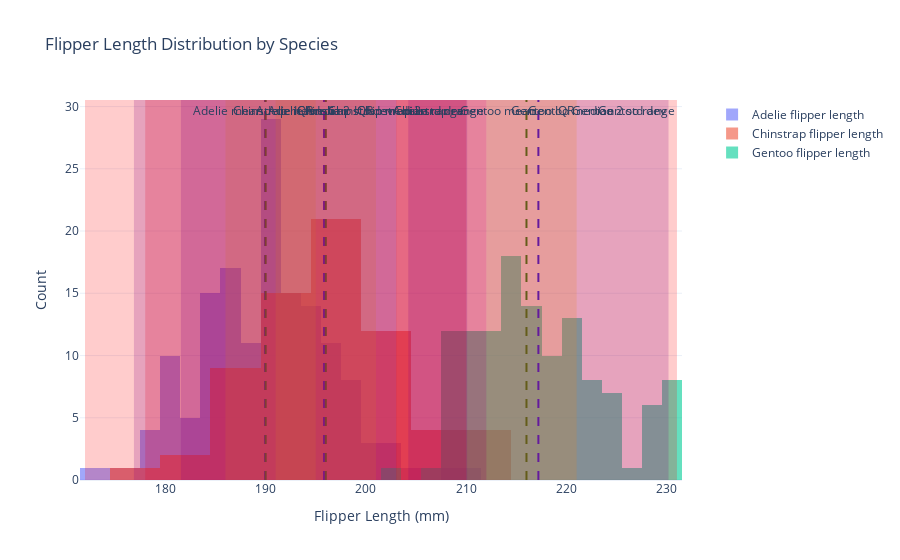

The notebook cell this image was saved under:
### Code cell
# Add two standard deviations rectangle for each species
for species in species_list:
    species_data = penguins[penguins['species'] == species]['flipper_length_mm']
    mean = species_data.mean()
    std_dev = species_data.std()
    
    fig.add_vrect(x0=mean - 2 * std_dev, x1=mean + 2 * std_dev, fillcolor='purple', opacity=0.2, line_width=0, annotation_text=f"{species} 2 std dev")

fig.show()

### Figure 1 — Plotly figure (JSON) as saved in the notebook; plotly's stock layout.template omitted (floating-point values rounded to 4 significant figures; data arrays with more than 128 entries replaced by an {"elided": "..."} marker saying what was removed)
{"data": [{"name": "Adelie flipper length", "opacity": 0.6, "type": "histogram", "x": {"elided": "151 int values"}}, {"name": "Chinstrap flipper length", "opacity": 0.6, "type": "histogram", "x": [192, 196, 193, 188, 197, 198, 178, 197, 195, 198, 193, 194, 185, 201, 190, 201, 197, 181, 190, 195, 181, 191, 187, 193, 195, 197, 200, 200, 191, 205, 187, 201, 187, 203, 195, 199, 195, 210, 192, 205, 210, 187, 196, 196, 196, 201, 190, 212, 187, 198, 199, 201, 193, 203, 187, 197, 191, 203, 202, 194, 206, 189, 195, 207, 202, 193, 210, 198]}, {"name": "Gentoo flipper length", "opacity": 0.6, "type": "histogram", "x": [211, 230, 210, 218, 215, 210, 211, 219, 209, 215, 214, 216, 214, 213, 210, 217, 210, 221, 209, 222, 218, 215, 213, 215, 215, 215, 216, 215, 210, 220, 222, 209, 207, 230, 220, 220, 213, 219, 208, 208, 208, 225, 210, 216, 222, 217, 210, 225, 213, 215, 210, 220, 210, 225, 217, 220, 208, 220, 208, 224, 208, 221, 214, 231, 219, 230, 214, 229, 220, 223, 216, 221, 221, 217, 216, 230, 209, 220, 215, 223, 212, 221, 212, 224, 212, 228, 218, 218, 212, 230, 218, 228, 212, 224, 214, 226, 216, 222, 203, 225, 219, 228, 215, 228, 216, 215, 210, 219, 208, 209, 216, 229, 213, 230, 217, 230, 217, 222, 214, 215, 222, 212, 213]}], "layout": {"annotations": [{"showarrow": false, "text": "Adelie mean", "x": 190.0, "xanchor": "right", "xref": "x", "y": 1, "yanchor": "top", "yref": "y domain"}, {"showarrow": false, "text": "Chinstrap mean", "x": 195.8, "xanchor": "right", "xref": "x", "y": 1, "yanchor": "top", "yref": "y domain"}, {"showarrow": false, "text": "Gentoo mean", "x": 217.2, "xanchor": "right", "xref": "x", "y": 1, "yanchor": "top", "yref": "y domain"}, {"showarrow": false, "text": "Adelie median", "x": 190, "xanchor": "left", "xref": "x", "y": 1, "yanchor": "top", "yref": "y domain"}, {"showarrow": false, "text": "Chinstrap median", "x": 196, "xanchor": "left", "xref": "x", "y": 1, "yanchor": "top", "yref": "y domain"}, {"showarrow": false, "text": "Gentoo median", "x": 216, "xanchor": "left", "xref": "x", "y": 1, "yanchor": "top", "yref": "y domain"}, {"showarrow": false, "text": "Adelie range", "x": 210, "xanchor": "right", "xref": "x", "y": 1, "yanchor": "top", "yref": "y domain"}, {"showarrow": false, "text": "Chinstrap range", "x": 212, "xanchor": "right", "xref": "x", "y": 1, "yanchor": "top", "yref": "y domain"}, {"showarrow": false, "text": "Gentoo range", "x": 231, "xanchor": "right", "xref": "x", "y": 1, "yanchor": "top", "yref": "y domain"}, {"showarrow": false, "text": "Adelie IQR", "x": 195, "xanchor": "right", "xref": "x", "y": 1, "yanchor": "top", "yref": "y domain"}, {"showarrow": false, "text": "Chinstrap IQR", "x": 201, "xanchor": "right", "xref": "x", "y": 1, "yanchor": "top", "yref": "y domain"}, {"showarrow": false, "text": "Gentoo IQR", "x": 221, "xanchor": "right", "xref": "x", "y": 1, "yanchor": "top", "yref": "y domain"}, {"showarrow": false, "text": "Adelie 2 std dev", "x": 203.0, "xanchor": "right", "xref": "x", "y": 1, "yanchor": "top", "yref": "y domain"}, {"showarrow": false, "text": "Chinstrap 2 std dev", "x": 210.1, "xanchor": "right", "xref": "x", "y": 1, "yanchor": "top", "yref": "y domain"}, {"showarrow": false, "text": "Gentoo 2 std dev", "x": 230.2, "xanchor": "right", "xref": "x", "y": 1, "yanchor": "top", "yref": "y domain"}], "barmode": "overlay", "legend": {"x": 1.05, "y": 1}, "shapes": [{"line": {"color": "blue", "dash": "dash"}, "type": "line", "x0": 190.0, "x1": 190.0, "xref": "x", "y0": 0, "y1": 1, "yref": "y domain"}, {"line": {"color": "blue", "dash": "dash"}, "type": "line", "x0": 195.8, "x1": 195.8, "xref": "x", "y0": 0, "y1": 1, "yref": "y domain"}, {"line": {"color": "blue", "dash": "dash"}, "type": "line", "x0": 217.2, "x1": 217.2, "xref": "x", "y0": 0, "y1": 1, "yref": "y domain"}, {"line": {"color": "green", "dash": "dash"}, "type": "line", "x0": 190, "x1": 190, "xref": "x", "y0": 0, "y1": 1, "yref": "y domain"}, {"line": {"color": "green", "dash": "dash"}, "type": "line", "x0": 196, "x1": 196, "xref": "x", "y0": 0, "y1": 1, "yref": "y domain"}, {"line": {"color": "green", "dash": "dash"}, "type": "line", "x0": 216, "x1": 216, "xref": "x", "y0": 0, "y1": 1, "yref": "y domain"}, {"fillcolor": "red", "line": {"width": 0}, "opacity": 0.2, "type": "rect", "x0": 172, "x1": 210, "xref": "x", "y0": 0, "y1": 1, "yref": "y domain"}, {"fillcolor": "red", "line": {"width": 0}, "opacity": 0.2, "type": "rect", "x0": 178, "x1": 212, "xref": "x", "y0": 0, "y1": 1, "yref": "y domain"}, {"fillcolor": "red", "line": {"width": 0}, "opacity": 0.2, "type": "rect", "x0": 203, "x1": 231, "xref": "x", "y0": 0, "y1": 1, "yref": "y domain"}, {"fillcolor": "orange", "line": {"width": 0}, "opacity": 0.2, "type": "rect", "x0": 186, "x1": 195, "xref": "x", "y0": 0, "y1": 1, "yref": "y domain"}, {"fillcolor": "orange", "line": {"width": 0}, "opacity": 0.2, "type": "rect", "x0": 191, "x1": 201, "xref": "x", "y0": 0, "y1": 1, "yref": "y domain"}, {"fillcolor": "orange", "line": {"width": 0}, "opacity": 0.2, "type": "rect", "x0": 212, "x1": 221, "xref": "x", "y0": 0, "y1": 1, "yref": "y domain"}, {"fillcolor": "purple", "line": {"width": 0}, "opacity": 0.2, "type": "rect", "x0": 176.9, "x1": 203.0, "xref": "x", "y0": 0, "y1": 1, "yref": "y domain"}, {"fillcolor": "purple", "line": {"width": 0}, "opacity": 0.2, "type": "rect", "x0": 181.6, "x1": 210.1, "xref": "x", "y0": 0, "y1": 1, "yref": "y domain"}, {"fillcolor": "purple", "line": {"width": 0}, "opacity": 0.2, "type": "rect", "x0": 204.2, "x1": 230.2, "xref": "x", "y0": 0, "y1": 1, "yref": "y domain"}], "title": {"text": "Flipper Length Distribution by Species"}, "xaxis": {"title": {"text": "Flipper Length (mm)"}}, "yaxis": {"title": {"text": "Count"}}}}
